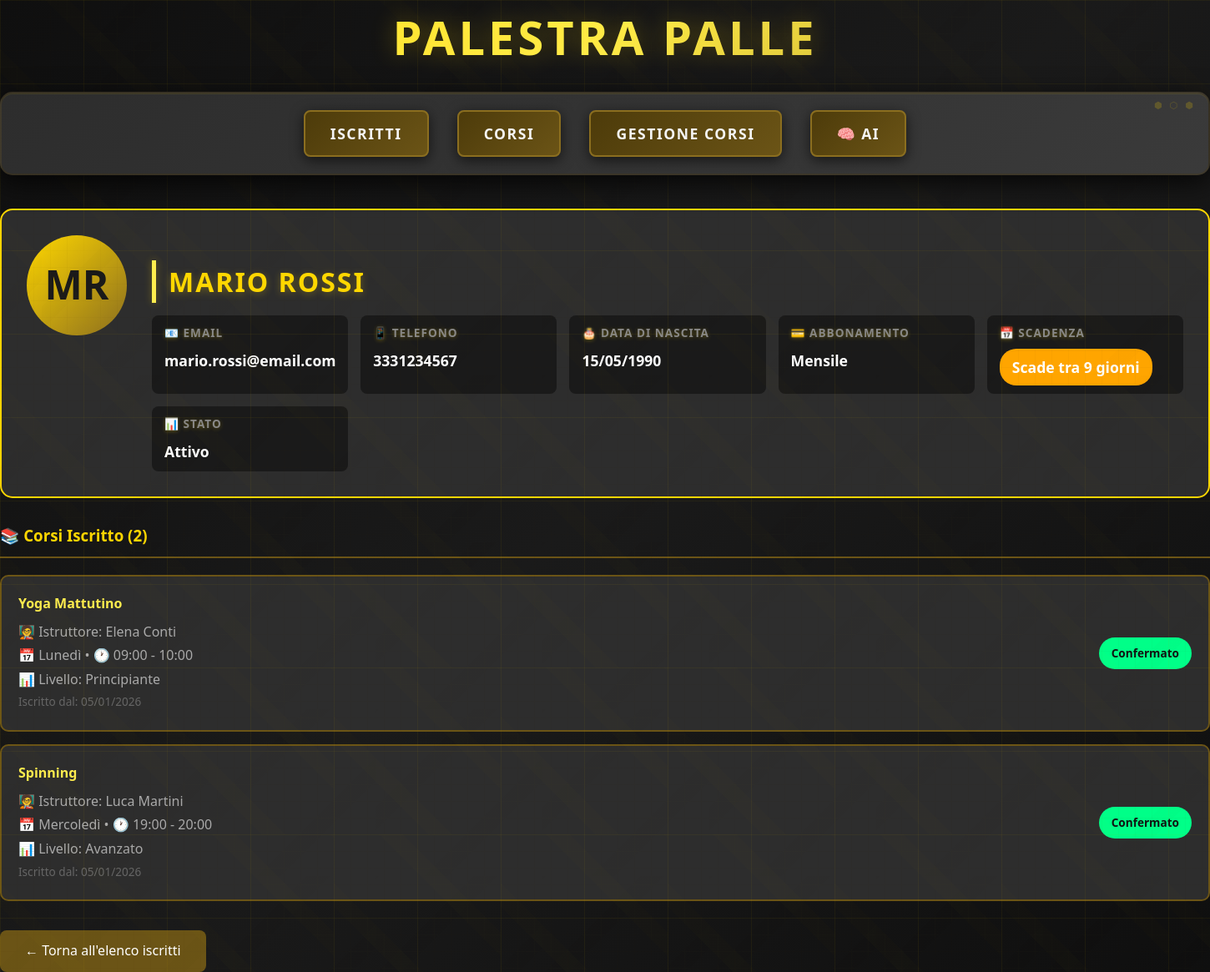
/dettaglio_iscritto.php?id=1, run on the app's committed database.
### tables this page shows
CREATE TABLE `iscritti` (
  `ID_iscritti` int(8) UNSIGNED NOT NULL,
  `Nome` varchar(50) NOT NULL,
  `Cognome` varchar(100) NOT NULL,
  `Data_nascita` date NOT NULL,
  `Email` text NOT NULL,
  `Telefono` text NOT NULL,
  `Tipo_abbonamento` varchar(200) NOT NULL,
  `Data_scadenza` date NOT NULL,
  `Stato` varchar(20) NOT NULL
);

CREATE TABLE `gestione_corsi` (
  `ID_iscrizione` int(8) UNSIGNED NOT NULL,
  `ID_iscritti` int(8) UNSIGNED NOT NULL,
  `ID_corsi` int(8) UNSIGNED NOT NULL,
  `data_iscrizione` date NOT NULL,
  `stato_partecipazione` varchar(20) NOT NULL,
  `note_particolari` text NOT NULL
);

CREATE TABLE `corsi` (
  `ID_corsi` int(8) UNSIGNED NOT NULL,
  `nome_corso` varchar(20) NOT NULL,
  `istruttore` varchar(160) NOT NULL,
  `giorno_settimana` int(10) NOT NULL,
  `orario_inizio` datetime NOT NULL,
  `orario_fine` datetime NOT NULL,
  `durata` time NOT NULL,
  `posti_disponibili` int(10) NOT NULL,
  `posti_occupati` int(10) NOT NULL,
  `livello` varchar(40) NOT NULL
);

### db.php (called while the page is built, shortened)
<?PHP
	class DB {
		private $db;
		function __construct(){
			$this->db = new mysqli('localhost', 'root', '', 'palestra_palle');
        $this->db->set_charset("utf8");
				}
		function GetIscrittoId($id){
			$id = $this->db->real_escape_string($id);
			$sql = "SELECT * FROM iscritti WHERE ID_iscritti = '$id'";
			$res = $this->db->query($sql);
			return $res->fetch_object();
		}
		function GetCorsiByIscritto($idIscritto){
			$idIscritto = $this->db->real_escape_string($idIscritto);
			$sql = "SELECT c.*, gc.data_iscrizione, gc.stato_partecipazione, gc.note_particolari
					FROM gestione_corsi gc
					JOIN corsi c ON gc.ID_corsi = c.ID_corsi
					WHERE gc.ID_iscritti = '$idIscritto'
					ORDER BY c.giorno_settimana, c.orario_inizio";
			$res = $this->db->query($sql);
			$out = [];
			while($row = $res->fetch_object()){
				$out[] = $row;
			}
			return $out;
		}
	}
	$db = new DB();

### dettaglio_iscritto.php (the view, shortened to what this page needs)
<!DOCTYPE html>
<html>
<head>
	<link rel="stylesheet" href="style.css">
</head>
<body>
	<h1>Palestra Palle</h1>
	<div class="menu">
		<a href="Index.php">ISCRITTI</a>
		<a href="corsi.php">CORSI</a>
		<a href="gestione.php">GESTIONE CORSI</a>
		<a href="ai_dashboard.php">🧠 AI</a>
	</div>
	<?php
		require('db.php');
		function getNomeGiorno($numero) {
			$giorni = [1 => 'Lunedì', 2 => 'Martedì', 3 => 'Mercoledì', 4 => 'Giovedì', 5 => 'Venerdì', 6 => 'Sabato', 7 => 'Domenica'];
			return $giorni[$numero] ?? $numero;
		}
		function getScadenzaBadge($dataScadenza) {
			$oggi = new DateTime();
			$scadenza = new DateTime($dataScadenza);
			$diff = $oggi->diff($scadenza);
			$giorni = $diff->invert ? -$diff->days : $diff->days;
			if($giorni < 0) {
				return ['class' => 'scadenza-expired', 'text' => 'Scaduto da ' . abs($giorni) . ' giorni'];
			} elseif($giorni <= 3) {
				return ['class' => 'scadenza-critical', 'text' => '⚠️ SCADE TRA ' . $giorni . ' GIORNI!'];
			} elseif($giorni <= 7) {
				return ['class' => 'scadenza-danger', 'text' => '⚠️ Scade tra ' . $giorni . ' giorni'];
			} elseif($giorni <= 15) {
				return ['class' => 'scadenza-warning', 'text' => 'Scade tra ' . $giorni . ' giorni'];
			} else {
				return ['class' => 'scadenza-ok', 'text' => 'Valido fino al ' . $scadenza->format('d/m/Y')];
			}
		}
		$id = $_GET['id'] ?? 0;
		$iscritto = $db->GetIscrittoId($id);
		$corsiIscritto = $db->GetCorsiByIscritto($id);
		$scadenzaInfo = getScadenzaBadge($iscritto->Data_scadenza ?? '');
	?>
	<div class="profile-card">
		<div class="profile-avatar">
			<?= strtoupper(substr($iscritto->Nome ?? '', 0, 1) . substr($iscritto->Cognome ?? '', 0, 1)) ?>
		</div>
		<div class="profile-info">
			<h2><?= htmlspecialchars(($iscritto->Nome ?? '') . ' ' . ($iscritto->Cognome ?? '')) ?></h2>
			<div class="info-grid">
				<div class="info-item">
					<label>📧 Email</label>
					<span><?= htmlspecialchars($iscritto->Email ?? '') ?></span>
				</div>
				<div class="info-item">
					<label>📱 Telefono</label>
					<span><?= htmlspecialchars($iscritto->Telefono ?? '') ?></span>
				</div>
				<div class="info-item">
					<label>🎂 Data di Nascita</label>
					<span><?= date('d/m/Y', strtotime($iscritto->Data_nascita ?? '')) ?></span>
				</div>
				<div class="info-item">
					<label>💳 Abbonamento</label>
					<span><?= htmlspecialchars($iscritto->Tipo_abbonamento ?? 'Nessuno') ?></span>
				</div>
				<div class="info-item">
					<label>📅 Scadenza</label>
					<span class="scadenza-badge <?= $scadenzaInfo['class'] ?>"><?= $scadenzaInfo['text'] ?></span>
				</div>
				<div class="info-item">
					<label>📊 Stato</label>
					<span><?= htmlspecialchars($iscritto->Stato ?? '') ?></span>
				</div>
			</div>
		</div>
	</div>
	<div class="corsi-section">
		<h3>📚 Corsi Iscritto (<?= count($corsiIscritto) ?>)</h3>
		<?php if(count($corsiIscritto) > 0): ?>
			<?php foreach($corsiIscritto as $ci): ?>
				<div class="corso-card">
					<div class="corso-info">
						<h4><?= htmlspecialchars($ci->nome_corso ?? '') ?></h4>
						<p>🧑‍🏫 Istruttore: <?= htmlspecialchars($ci->istruttore ?? '') ?></p>
						<p>📅 <?= getNomeGiorno($ci->giorno_settimana ?? '') ?> • 🕐 <?= date('H:i', strtotime($ci->orario_inizio ?? '')) ?> - <?= date('H:i', strtotime($ci->orario_fine ?? '')) ?></p>
						<p>📊 Livello: <?= htmlspecialchars($ci->livello ?? '') ?></p>
						<p style="color: #666; font-size: 0.85rem;">Iscritto dal: <?= date('d/m/Y', strtotime($ci->data_iscrizione ?? '')) ?></p>
					</div>
					<?php
						$statoClass = 'stato-confermato';
					?>
					<span class="corso-stato <?= $statoClass ?>"><?= htmlspecialchars($ci->stato_partecipazione ?? '') ?></span>
				</div>
			<?php endforeach; ?>
		<?php endif; ?>
	</div>
	<a href="Index.php" class="back-btn">← Torna all'elenco iscritti</a>
</body>
</html>

### dettaglio_iscritto.php (style rules this page uses)
.profile-card { background: var(--dark-secondary); border: 2px solid var(--yellow-neon); border-radius: 15px; padding: 30px; margin: 20px 0; display: grid; grid-template-columns: auto 1fr; gap: 30px; align-items: start; }
.profile-avatar { width: 120px; height: 120px; background: linear-gradient(135deg, var(--yellow-neon), var(--brown-light)); border-radius: 50%; display: flex; align-items: center; justify-content: center; font-size: 3rem; color: var(--dark-primary); font-weight: bold; }
.profile-info h2 { color: var(--yellow-neon); margin-bottom: 15px; font-size: 2rem; }
.info-grid { display: grid; grid-template-columns: repeat(auto-fit, minmax(200px, 1fr)); gap: 15px; }
.info-item { padding: 10px 15px; background: var(--dark-primary); border-radius: 8px; }
.info-item label { color: #888; font-size: 0.85rem; display: block; }
.info-item span { color: white; font-size: 1.1rem; font-weight: bold; }
.scadenza-badge { display: inline-block; padding: 8px 15px; border-radius: 20px; font-weight: bold; font-size: 0.9rem; }
.scadenza-warning { background: #ffa500; color: #111; }
.corsi-section { margin-top: 30px; }
.corsi-section h3 { color: var(--yellow-neon); margin-bottom: 20px; padding-bottom: 10px; border-bottom: 2px solid var(--brown-medium); }
.corso-card { background: var(--dark-secondary); border: 2px solid var(--brown-medium); border-radius: 10px; padding: 20px; margin-bottom: 15px; display: flex; justify-content: space-between; align-items: center; transition: all 0.3s; }
.corso-info h4 { color: var(--yellow-bright); margin-bottom: 8px; }
.corso-info p { color: #aaa; margin: 3px 0; }
.corso-stato { padding: 8px 15px; border-radius: 20px; font-weight: bold; font-size: 0.85rem; }
.stato-confermato { background: #00ff88; color: #111; }
.back-btn { display: inline-block; padding: 12px 30px; background: var(--brown-medium); color: white; text-decoration: none; border-radius: 8px; margin-top: 20px; transition: all 0.3s; }

### data on the page
iscritti: Nome+Cognome "MR", Nome+Cognome "MARIO ROSSI", Email "mario.rossi@email.com", Telefono "3331234567", Data_nascita "15/05/1990", Tipo_abbonamento "Mensile", Data_scadenza "Scade tra 9 giorni", Stato "Attivo"
gestione_corsi: ID_corsi.nome_corso "Yoga Mattutino", ID_corsi.istruttore "Elena Conti", ID_corsi.giorno_settimana "Lunedì", ID_corsi.orario_inizio "09:00", ID_corsi.orario_fine "10:00", ID_corsi.livello "Principiante", data_iscrizione "05/01/2026", stato_partecipazione "Confermato"
gestione_corsi: ID_corsi.nome_corso "Spinning", ID_corsi.istruttore "Luca Martini", ID_corsi.giorno_settimana "Mercoledì", ID_corsi.orario_inizio "19:00", ID_corsi.orario_fine "20:00", ID_corsi.livello "Avanzato", data_iscrizione "05/01/2026", stato_partecipazione "Confermato"

### other printed values
count($corsiIscritto) "2"
